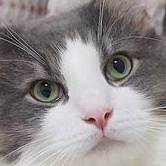
#> input picture images/8.jpg, 166 x 166 px
$ python preprocessCatFace.py
#> lines starting #> are read from the running program, lines starting #| are printed output that depends on the picture; after the words box and inside, x2 and y2 are one past the last pixel; in counts of white or black regions, pixels touching at a corner belong together
# -*- coding=utf-8 -*-
import cv2

def cutFaceAndSave(path,showIt = False):
	# 加载猫脸检测器
#> called with path = './images/8.jpg', showIt = True
	catPath = "haarcascade_frontalcatface.xml"
	faceCascade = cv2.CascadeClassifier(catPath)

	# 读取图片并灰度化
	img = cv2.imread(path)
#> img is the input picture: shape (166, 166, 3); mean B, G, R 139.2, 139.2, 145.1
	gray = cv2.cvtColor(img, cv2.COLOR_BGR2GRAY)

	# 猫脸检测
	#1.image——输入图像
    #2.scaleFactor——表示每轮检测图像齿轮减少的比例
    #3.minNeighbors——指明对象要至少被检测到几次才能判定对象确实存在
    #4.minSize——检测对象的最小尺寸
    #5.maxSize——检测对象的最大尺寸
	faces = faceCascade.detectMultiScale(
	    gray,
	    scaleFactor= 1.02,
	    minNeighbors=3,
	    minSize=(150, 150),
	    flags=cv2.CASCADE_SCALE_IMAGE
	)
#> faces = [[4, 4, 159, 159]]
	maxRectangle = 0
	xx,yy,ww,hh = 0,0,0,0

	for (x,y,w,h) in faces:
		if w * h > maxRectangle:
			xx = x
			yy = y
			ww = w
			hh = h
			maxRectangle = w * h
#> this loop made 1 pass
#> (x, y, w, h, xx, yy, ww, hh) on pass 1: (4, 4, 159, 159, 4, 4, 159, 159)
#> after the loop, hh = 159; maxRectangle = 25281; ww = 159; xx = 4; yy = 4

	#如果检测到则截取，保存图片
	if(maxRectangle > 0):
		crop_img = img[yy:(yy+hh),xx:(xx+ww)]
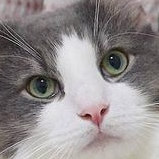
#> crop_img: shape (159, 159, 3); mean B, G, R 139.5, 139.3, 145
		cv2.imwrite(path,crop_img)

	if showIt:
		# 框出猫脸并加上文字说明
		cv2.rectangle(img, (xx, yy), (xx+ww, yy+hh), (0, 0, 255), 2)
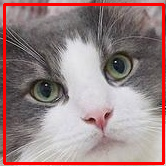
#> img: shape (166, 166, 3); 6.91% of pixels changed, all inside (x1, y1, x2, y2) = (3, 3, 165, 165)
		cv2.putText(img,'Cat',(xx,yy-7), 3, 1.2, (0, 255, 0), 2, cv2.LINE_AA)

		# 显示图片并保存
		cv2.namedWindow("Cat",0);
		cv2.resizeWindow("Cat", 500, 500);
		cv2.imshow('Cat', img)
		c = cv2.waitKey(0)
#> (key Esc is pressed here)


if __name__ == '__main__':
	path = "./images/8.jpg"
	cutFaceAndSave(path,showIt=True)

$ run again, with images/1.jpg copied over images/8.jpg
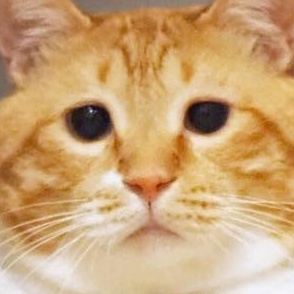
#> input picture images/1.jpg, 294 x 294 px
#> in cutFaceAndSave, img is the input picture: shape (294, 294, 3); mean B, G, R 119.3, 165, 203.1
#> in cutFaceAndSave, `gray = cv2.cvtColor(img, cv2.COLOR_BGR2GRAY)`:
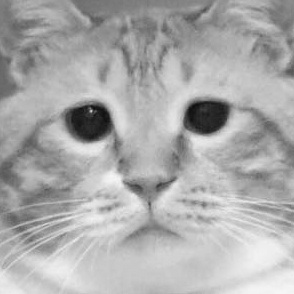
#> gray: shape (294, 294); min 11, max 246, mean 171.2
#> faces = [[22, 20, 250, 250]]
#> the loop in cutFaceAndSave, `for (x,y,w,h) in faces:` made 1 pass
#> (x, y, w, h, xx, yy, ww, hh) on pass 1: (22, 20, 250, 250, 22, 20, 250, 250)
#> after the loop in cutFaceAndSave, `for (x,y,w,h) in faces:`: hh = 250; maxRectangle = 62500; ww = 250; xx = 22; yy = 20
#> in cutFaceAndSave, `cv2.putText(img,'Cat',(xx,yy-7), 3, 1.2, (0, 255, 0), 2, cv2.LINE_AA)`:
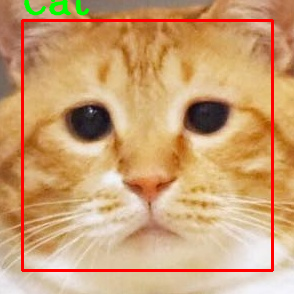
#> img: shape (294, 294, 3); mean B, G, R 114.7, 159.9, 203.9

$ run again, with images/3.jpg copied over images/8.jpg
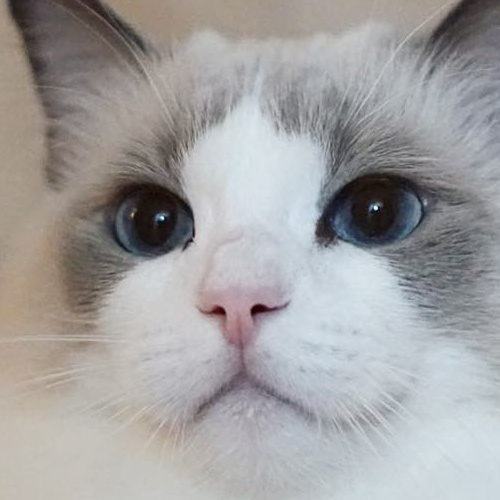
#> input picture images/3.jpg, 500 x 500 px
#> in cutFaceAndSave, img is the input picture: shape (500, 500, 3); mean B, G, R 160.4, 160.5, 162
#> in cutFaceAndSave, `gray = cv2.cvtColor(img, cv2.COLOR_BGR2GRAY)`:
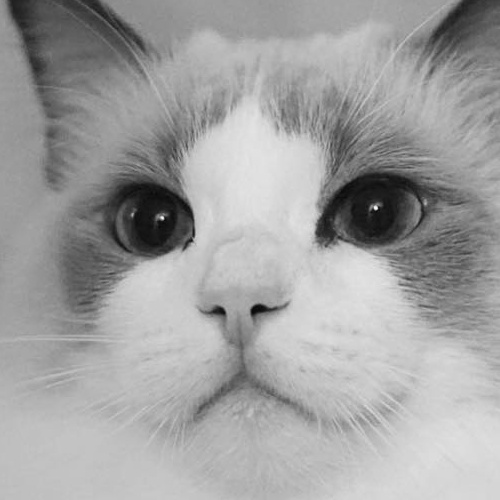
#> gray: shape (500, 500); min 9, max 248, mean 160.9
#> faces = [[37, 33, 434, 434]]
#> the loop in cutFaceAndSave, `for (x,y,w,h) in faces:` made 1 pass
#> (x, y, w, h, xx, yy, ww, hh) on pass 1: (37, 33, 434, 434, 37, 33, 434, 434)
#> after the loop in cutFaceAndSave, `for (x,y,w,h) in faces:`: hh = 434; maxRectangle = 188356; ww = 434; xx = 37; yy = 33
#> in cutFaceAndSave, `cv2.putText(img,'Cat',(xx,yy-7), 3, 1.2, (0, 255, 0), 2, cv2.LINE_AA)`:
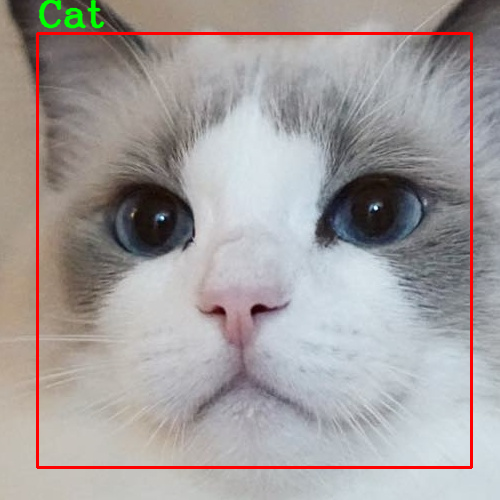
#> img: shape (500, 500, 3); mean B, G, R 157, 157.7, 163.7

$ run again, with images/4.jpg copied over images/8.jpg
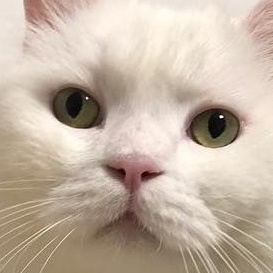
#> input picture images/4.jpg, 273 x 273 px
#> in cutFaceAndSave, img is the input picture: shape (273, 273, 3); mean B, G, R 163.4, 178.9, 195
#> in cutFaceAndSave, `gray = cv2.cvtColor(img, cv2.COLOR_BGR2GRAY)`:
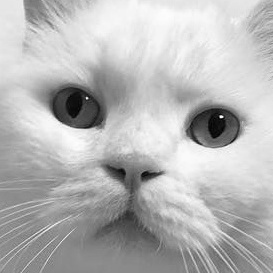
#> gray: shape (273, 273); min 0, max 253, mean 182
#> faces = ()
#> after the loop in cutFaceAndSave, `for (x,y,w,h) in faces:`: hh = 0
#> img: shape (273, 273, 3); under 0.01% of pixels changed, all inside (x1, y1, x2, y2) = (0, 0, 2, 2)
